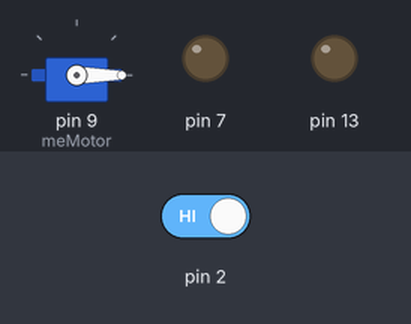
Recording of a sketch running on a simulated Arduino Uno, built with avr-gcc and run on an emulated ATmega328P. On the bench: servo, output pins drawn as LEDs (lit = HIGH). The inputs (shaded band) are chosen by the test bench; at power-on: pin 2 HIGH.

Above: at 25.4 s.
25.5 s: pin 2 driven LOW
At 26.8 s:
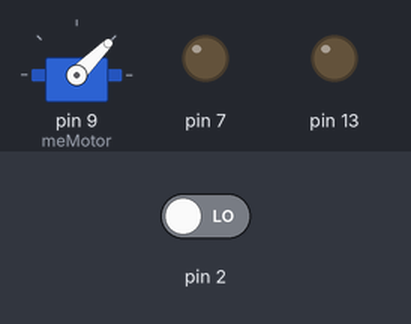
At 34.8 s:
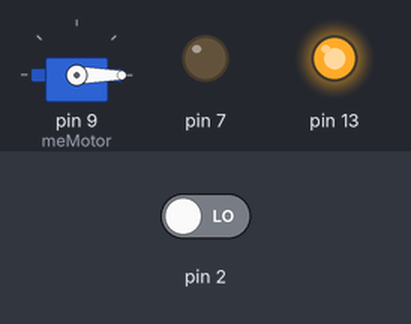
Timing chart, 0 to 35.0 s (numbered marks = the images above; inputs shaded):
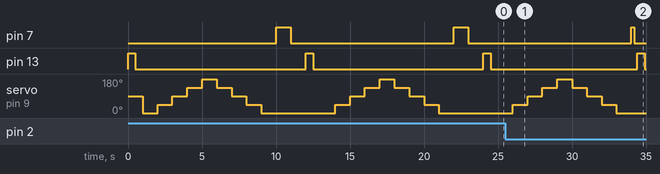

The sketch:

ramos-motor.ino
```cpp
#include <Servo.h>

Servo meMotor;
int meBox;

void setup(){
  pinMode(9,OUTPUT);
  meMotor.attach(9);
  meBox = 180;
  pinMode(7, OUTPUT);
  pinMode(13,OUTPUT);
  pinMode(2, INPUT);
}

void loop(){

  digitalWrite(13,HIGH);
  delay(500);
  digitalWrite(13,LOW);
  delay(500);

  meBox = 0;
  meMotor.write(meBox);
  delay(1000);

  //for loop
  for (int i = 0; i < 4; i++){
    meBox = meBox + 45;
    meMotor.write(meBox);
    delay(1000);
  }

  for (int i = 0; i < 4; i++){
    meBox = meBox - 45;
    meMotor.write(meBox);
    delay(1000);
  }

  if(digitalRead(2)==(LOW)) {
    digitalWrite(7, HIGH);
    delay(200);
    digitalWrite(7,LOW);
    delay(200);
  }
  else{
    digitalWrite(7,HIGH);
    delay(1000);
    digitalWrite(7,LOW);
    delay(1000);
  }

}
```

Measured:
- after the input at 25.5 s, pin 13: LOW → HIGH after 8.9 s, → LOW 0.50 s later
- by itself, pin 7: alternates HIGH for 1.0 s and LOW for 11.0 s
- by itself, pin 13: alternates HIGH for 0.50 s and LOW for 11.5 s
